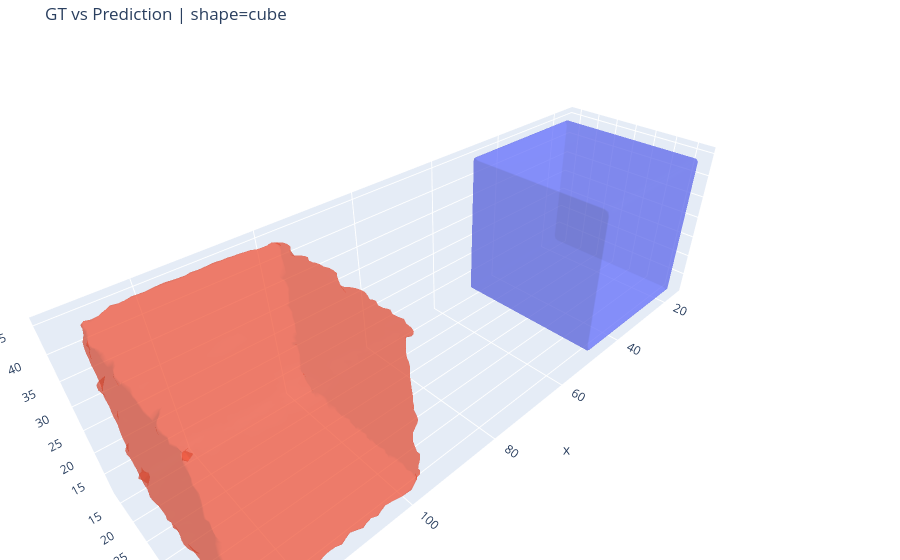

Notebook code for this chart:
### Code cell
# visualize prediction vs GT
visualize_pred_vs_gt_3d(model, train_ds, idx=5, device=device)

### Figure 1 — Plotly figure (JSON) as saved in the notebook; plotly's stock layout.template omitted (floating-point values rounded to 4 significant figures; data arrays with more than 128 entries replaced by an {"elided": "..."} marker saying what was removed)
{"data": [{"i": {"elided": "13328 int values"}, "j": {"elided": "13328 int values"}, "k": {"elided": "13328 int values"}, "name": "GT (cube)", "opacity": 0.5, "type": "mesh3d", "x": {"elided": "6666 float values"}, "y": {"elided": "6666 float values"}, "z": {"elided": "6666 float values"}}, {"i": {"elided": "13700 int values"}, "j": {"elided": "13700 int values"}, "k": {"elided": "13700 int values"}, "name": "Prediction (shifted)", "opacity": 0.5, "type": "mesh3d", "x": {"elided": "6852 float values"}, "y": {"elided": "6852 float values"}, "z": {"elided": "6852 float values"}}], "layout": {"margin": {"b": 0, "l": 0, "r": 0, "t": 40}, "scene": {"aspectmode": "data"}, "title": {"text": "GT vs Prediction | shape=cube"}}}
